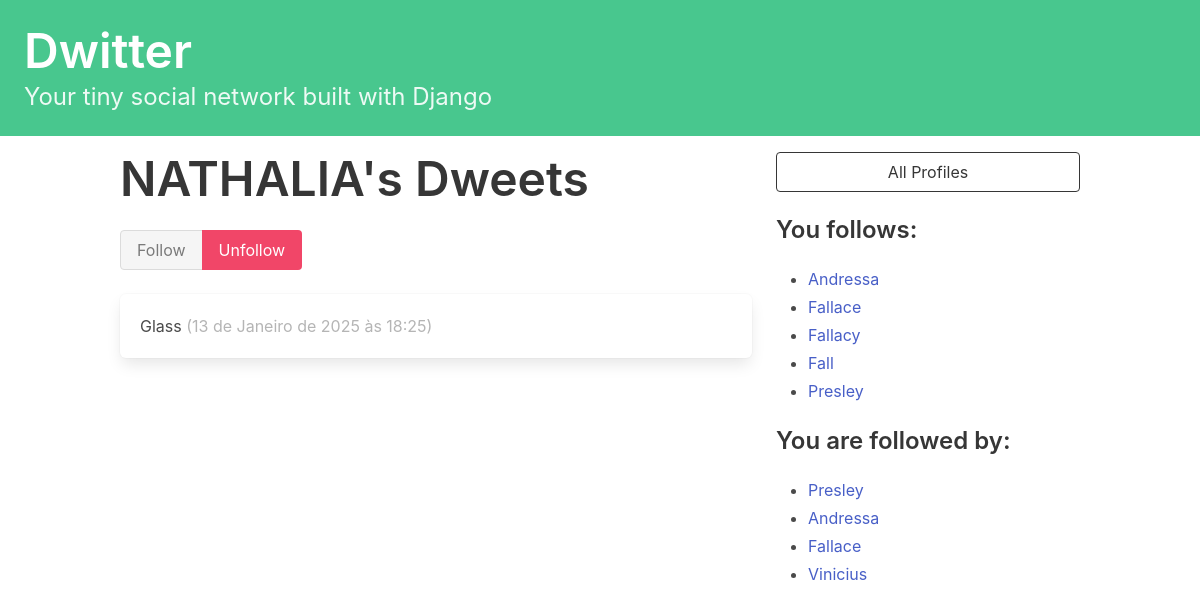
Screenshot of /profile/3 (signed in) with the database file from the repository.
### dwitter/models.py (models this page shows, shortened)
class Profile(models.Model):
    user = models.OneToOneField(User, on_delete=models.CASCADE)
    follows = models.ManyToManyField(
        "self",
        related_name="followed_by",
        symmetrical=False,
        blank=True
    )
    def __str__(self):
        return self.user.username

class Dweet(models.Model):
    user = models.ForeignKey(
        User, related_name="dweets", on_delete=models.DO_NOTHING
    )
    body = models.CharField(max_length=140)
    created_at = models.DateTimeField(auto_now_add=True)

### dwitter/views.py (the view, shortened to what this page needs)
# urls.py: path("profile/<int:pk>", profile, name="profile"),
def profile(request, pk):
    if not hasattr(request.user, "profile"):
        missing_profile = Profile(user=request.user)
        missing_profile.save()
    profile = Profile.objects.get(pk=pk)
    return render(request, "dwitter/profile.html", { "profile": profile })

### dwitter/templates/dwitter/profile.html (shortened to what this page needs)
{% extends "base.html" %}
{% block content %}
<div class="column">
    <div class="block">
    <h1 class="title is-1">
        {{ profile.user.username|upper }}'s Dweets
    </h1>
    <form method="post">
        <div class="buttons has-addons">
        {% if profile in user.profile.follows.all %}
            <button class="button is-success is-static">Follow</button>
            <button class="button is-danger" name="follow" value="unfollow">
                Unfollow
            </button>
        {% else %}
            <button class="button is-success" name="follow" value="follow">
                Follow
            </button>
            <button class="button is-danger is-static">Unfollow</button>
        {% endif %}
        </div>
    </form>
    </div>
    <div class="content">
        {% for dweet in profile.user.dweets.all %}
            <div class="box">
                {{ dweet.body }}
                <span class="is-small has-text-grey-light">
                    ({{ dweet.created_at }})
                </span>
            </div>
        {% endfor %}
    </div>
</div>
<div class="column is-one-third">
    <div class="block">
        <a href="{% url 'dwitter:profile_list' %}">
            <button class="button is-dark is-outlined is-fullwidth">
                All Profiles
            </button>
        </a>
    </div>
    <div class="block">
        <h3 class="title is-4">
            {% if profile == request.user.profile %}
                You follows:
            {% else %}
                {{ profile.user.username }} follows:
            {% endif %}
        </h3>
        <div class="content">
            <ul>
            {% if profile.follows.all.count == 1 %}
                {% if profile == request.user.profile %}
                    <li>You don't follow anyone</li>
                {% else %}
                    <li>This user does not follow anyone</li>
                {% endif %}
            {% else %}
                {% for following in profile.follows.all %}
                    {% if following != profile %}
                        <li>
                            <a href="{% url 'dwitter:profile' following.id %}">
                                {{ following }}
                            </a>
                        </li>
                    {% endif %}
                {% endfor %}
            {% endif %}
            </ul>
        </div>
    </div>
    <div class="block">
        <h3 class="title is-4">
            {% if profile == request.user.profile %}
                You are followed by:
            {% else %}
                {{ profile.user.username }} is followed by:
            {% endif %}
        </h3>
        <div class="content">
            <ul>
            {% if profile.followed_by.all.count == 1 %}
                {% if profile == request.user.profile %}
                    <li>You are not followed by anyone</li>
                {% else %}
                    <li>This user is not followed by anyone</li>
                {% endif %}
            {% else %}
                {% for follower in profile.followed_by.all %}
                    {% if follower != profile %}
                        <li>
                            <a href="{% url 'dwitter:profile' follower.id %}">
                                {{ follower }}
                            </a>
                        </li>
                    {% endif %}
                {% endfor%}
            {% endif %}
            </ul>
        </div>
    </div>
</div>
{% endblock content %}

### rows the page displays
Profile: user.username "NATHALIA"
Dweet: body "Glass", created_at "13 de Janeiro de 2025 às 18:25"
Profile: user.username "Andressa"
Profile: user.username "Fallace"
Profile: user.username "Fallacy"
Profile: user.username "Fall"
Profile: user.username "Presley"
Profile: user.username "Vinicius"
